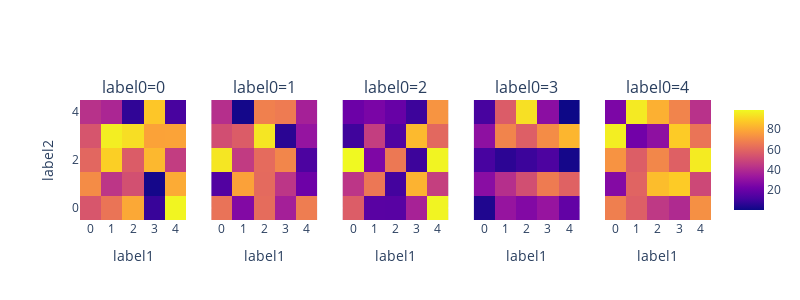

The cell this chart's notebook holds for it:
### Markdown cell above
## Example Plotly Heatmap

### Code cell
import numpy as np
import pandas as pd
import plotly.express

# Generate a set of sample data
np.random.seed(0)
indices = pd.MultiIndex.from_product((range(5), range(5), range(5)), names=('label0', 'label1', 'label2'))
data = pd.DataFrame(np.random.uniform(0, 100, size=len(indices)), index=indices, columns=('value',)).reset_index()

# plotly.graph_objects Heatmap showscale
import plotly.graph_objects as go
from plotly.subplots import make_subplots

titles = ['label0='+ str(x) for x in range(5)]
fig = make_subplots(rows=1, cols=len(data['label0'].unique()),
                    shared_yaxes=True,
                    subplot_titles = tuple(titles))

for i in data['label0'].unique():
    df = data[data['label0'] == i]
    #colorbar=dict(orientation='h'), 
    fig.add_trace(go.Heatmap(z=df.value, x=df.label1, y=df.label2, coloraxis = "coloraxis"), row=1, col=i+1)
    fig.update_xaxes(dtick=[0,1,2,3,4])
    fig.update_xaxes(title_text='label1', row=1, col=i+1)
    fig.update_yaxes(title_text='label2', row=1, col=1)
    fig.update_layout(height=300, width=800)

#fig.update_traces(showscale=True)
fig.data[0]["showscale"] = True
#fig.data[1]["showscale"] = False
#fig.data[2]["showscale"] = False
#fig.data[3]["showscale"] = False

fig.show()

### Figure 1 — Plotly figure (JSON) as saved in the notebook; plotly's stock layout.template omitted (floating-point values rounded to 4 significant figures)
{"data": [{"coloraxis": "coloraxis", "showscale": true, "type": "heatmap", "x": [0, 0, 0, 0, 0, 1, 1, 1, 1, 1, 2, 2, 2, 2, 2, 3, 3, 3, 3, 3, 4, 4, 4, 4, 4], "xaxis": "x", "y": [0, 1, 2, 3, 4, 0, 1, 2, 3, 4, 0, 1, 2, 3, 4, 0, 1, 2, 3, 4, 0, 1, 2, 3, 4], "yaxis": "y", "z": [54.88, 71.52, 60.28, 54.49, 42.37, 64.59, 43.76, 89.18, 96.37, 38.34, 79.17, 52.89, 56.8, 92.56, 7.104, 8.713, 2.022, 83.26, 77.82, 87.0, 97.86, 79.92, 46.15, 78.05, 11.83]}, {"coloraxis": "coloraxis", "type": "heatmap", "x": [0, 0, 0, 0, 0, 1, 1, 1, 1, 1, 2, 2, 2, 2, 2, 3, 3, 3, 3, 3, 4, 4, 4, 4, 4], "xaxis": "x2", "y": [0, 1, 2, 3, 4, 0, 1, 2, 3, 4, 0, 1, 2, 3, 4, 0, 1, 2, 3, 4, 0, 1, 2, 3, 4], "yaxis": "y2", "z": [63.99, 14.34, 94.47, 52.18, 41.47, 26.46, 77.42, 45.62, 56.84, 1.879, 61.76, 61.21, 61.69, 94.37, 68.18, 35.95, 43.7, 69.76, 6.023, 66.68, 67.06, 21.04, 12.89, 31.54, 36.37]}, {"coloraxis": "coloraxis", "type": "heatmap", "x": [0, 0, 0, 0, 0, 1, 1, 1, 1, 1, 2, 2, 2, 2, 2, 3, 3, 3, 3, 3, 4, 4, 4, 4, 4], "xaxis": "x3", "y": [0, 1, 2, 3, 4, 0, 1, 2, 3, 4, 0, 1, 2, 3, 4, 0, 1, 2, 3, 4, 0, 1, 2, 3, 4], "yaxis": "y3", "z": [57.02, 43.86, 98.84, 10.2, 20.89, 16.13, 65.31, 25.33, 46.63, 24.44, 15.9, 11.04, 65.63, 13.82, 19.66, 36.87, 82.1, 9.71, 83.79, 9.61, 97.65, 46.87, 97.68, 60.48, 73.93]}, {"coloraxis": "coloraxis", "type": "heatmap", "x": [0, 0, 0, 0, 0, 1, 1, 1, 1, 1, 2, 2, 2, 2, 2, 3, 3, 3, 3, 3, 4, 4, 4, 4, 4], "xaxis": "x4", "y": [0, 1, 2, 3, 4, 0, 1, 2, 3, 4, 0, 1, 2, 3, 4, 0, 1, 2, 3, 4, 0, 1, 2, 3, 4], "yaxis": "y4", "z": [3.919, 28.28, 12.02, 29.61, 11.87, 31.8, 41.43, 6.415, 69.25, 56.66, 26.54, 52.32, 9.394, 57.59, 92.93, 31.86, 66.74, 13.18, 71.63, 28.94, 18.32, 58.65, 2.011, 82.89, 0.4695]}, {"coloraxis": "coloraxis", "type": "heatmap", "x": [0, 0, 0, 0, 0, 1, 1, 1, 1, 1, 2, 2, 2, 2, 2, 3, 3, 3, 3, 3, 4, 4, 4, 4, 4], "xaxis": "x5", "y": [0, 1, 2, 3, 4, 0, 1, 2, 3, 4, 0, 1, 2, 3, 4, 0, 1, 2, 3, 4, 0, 1, 2, 3, 4], "yaxis": "y5", "z": [67.78, 27.0, 73.52, 96.22, 24.88, 57.62, 59.2, 57.23, 22.31, 95.27, 44.71, 84.64, 69.95, 29.74, 81.38, 39.65, 88.11, 58.13, 88.17, 69.25, 72.53, 50.13, 95.61, 64.4, 42.39]}], "layout": {"annotations": [{"font": {"size": 16}, "showarrow": false, "text": "label0=0", "x": 0.084, "xanchor": "center", "xref": "paper", "y": 1, "yanchor": "bottom", "yref": "paper"}, {"font": {"size": 16}, "showarrow": false, "text": "label0=1", "x": 0.292, "xanchor": "center", "xref": "paper", "y": 1, "yanchor": "bottom", "yref": "paper"}, {"font": {"size": 16}, "showarrow": false, "text": "label0=2", "x": 0.5, "xanchor": "center", "xref": "paper", "y": 1, "yanchor": "bottom", "yref": "paper"}, {"font": {"size": 16}, "showarrow": false, "text": "label0=3", "x": 0.708, "xanchor": "center", "xref": "paper", "y": 1, "yanchor": "bottom", "yref": "paper"}, {"font": {"size": 16}, "showarrow": false, "text": "label0=4", "x": 0.916, "xanchor": "center", "xref": "paper", "y": 1, "yanchor": "bottom", "yref": "paper"}], "height": 300, "width": 800, "xaxis": {"anchor": "y", "domain": [0, 0.168], "dtick": [0, 1, 2, 3, 4], "title": {"text": "label1"}}, "xaxis2": {"anchor": "y2", "domain": [0.208, 0.376], "dtick": [0, 1, 2, 3, 4], "title": {"text": "label1"}}, "xaxis3": {"anchor": "y3", "domain": [0.416, 0.584], "dtick": [0, 1, 2, 3, 4], "title": {"text": "label1"}}, "xaxis4": {"anchor": "y4", "domain": [0.624, 0.792], "dtick": [0, 1, 2, 3, 4], "title": {"text": "label1"}}, "xaxis5": {"anchor": "y5", "domain": [0.832, 1], "dtick": [0, 1, 2, 3, 4], "title": {"text": "label1"}}, "yaxis": {"anchor": "x", "domain": [0, 1], "title": {"text": "label2"}}, "yaxis2": {"anchor": "x2", "domain": [0, 1], "matches": "y", "showticklabels": false}, "yaxis3": {"anchor": "x3", "domain": [0, 1], "matches": "y", "showticklabels": false}, "yaxis4": {"anchor": "x4", "domain": [0, 1], "matches": "y", "showticklabels": false}, "yaxis5": {"anchor": "x5", "domain": [0, 1], "matches": "y", "showticklabels": false}}}
